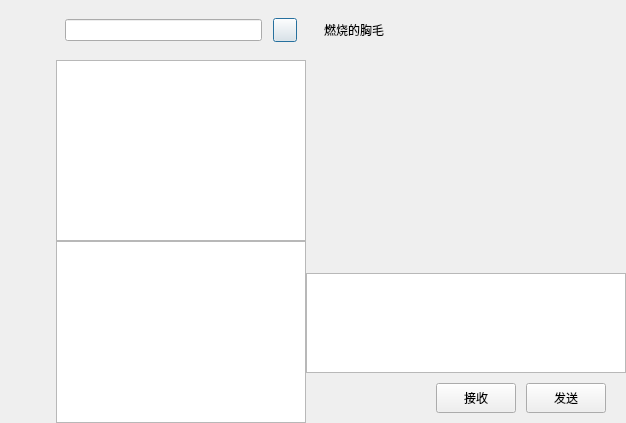
<?xml version="1.0" encoding="UTF-8"?>
<ui version="4.0">
 <class>ChatDialog</class>
 <widget class="QDialog" name="ChatDialog">
  <property name="geometry">
   <rect>
    <x>0</x>
    <y>0</y>
    <width>626</width>
    <height>423</height>
   </rect>
  </property>
  <property name="windowTitle">
   <string>Dialog</string>
  </property>
  <layout class="QHBoxLayout" name="horizontalLayout">
   <property name="spacing">
    <number>0</number>
   </property>
   <property name="leftMargin">
    <number>0</number>
   </property>
   <property name="topMargin">
    <number>0</number>
   </property>
   <property name="rightMargin">
    <number>0</number>
   </property>
   <property name="bottomMargin">
    <number>0</number>
   </property>
   <item>
    <widget class="QWidget" name="side_bar" native="true">
     <property name="sizePolicy">
      <sizepolicy hsizetype="Fixed" vsizetype="Expanding">
       <horstretch>0</horstretch>
       <verstretch>0</verstretch>
      </sizepolicy>
     </property>
     <property name="minimumSize">
      <size>
       <width>56</width>
       <height>0</height>
      </size>
     </property>
     <property name="maximumSize">
      <size>
       <width>56</width>
       <height>16777215</height>
      </size>
     </property>
     <layout class="QVBoxLayout" name="verticalLayout">
      <property name="spacing">
       <number>7</number>
      </property>
      <property name="leftMargin">
       <number>10</number>
      </property>
      <property name="topMargin">
       <number>30</number>
      </property>
      <property name="rightMargin">
       <number>0</number>
      </property>
      <property name="bottomMargin">
       <number>0</number>
      </property>
      <item>
       <widget class="QWidget" name="widget" native="true">
        <layout class="QVBoxLayout" name="verticalLayout_3">
         <property name="spacing">
          <number>30</number>
         </property>
         <property name="leftMargin">
          <number>0</number>
         </property>
         <property name="topMargin">
          <number>0</number>
         </property>
         <property name="rightMargin">
          <number>0</number>
         </property>
         <property name="bottomMargin">
          <number>0</number>
         </property>
         <item>
          <widget class="ClickedLabel" name="side_head_lb">
           <property name="minimumSize">
            <size>
             <width>30</width>
             <height>30</height>
            </size>
           </property>
           <property name="maximumSize">
            <size>
             <width>30</width>
             <height>30</height>
            </size>
           </property>
           <property name="text">
            <string/>
           </property>
          </widget>
         </item>
         <item>
          <widget class="ClickedLabel" name="side_chat_lb">
           <property name="minimumSize">
            <size>
             <width>30</width>
             <height>30</height>
            </size>
           </property>
           <property name="maximumSize">
            <size>
             <width>30</width>
             <height>30</height>
            </size>
           </property>
           <property name="text">
            <string/>
           </property>
          </widget>
         </item>
         <item>
          <widget class="ClickedLabel" name="side_contact_lb">
           <property name="minimumSize">
            <size>
             <width>30</width>
             <height>30</height>
            </size>
           </property>
           <property name="maximumSize">
            <size>
             <width>30</width>
             <height>30</height>
            </size>
           </property>
           <property name="text">
            <string/>
           </property>
          </widget>
         </item>
        </layout>
       </widget>
      </item>
      <item>
       <spacer name="verticalSpacer">
        <property name="orientation">
         <enum>Qt::Vertical</enum>
        </property>
        <property name="sizeHint" stdset="0">
         <size>
          <width>20</width>
          <height>40</height>
         </size>
        </property>
       </spacer>
      </item>
     </layout>
    </widget>
   </item>
   <item>
    <widget class="QWidget" name="chat_user_wid" native="true">
     <property name="minimumSize">
      <size>
       <width>250</width>
       <height>0</height>
      </size>
     </property>
     <property name="maximumSize">
      <size>
       <width>250</width>
       <height>16777215</height>
      </size>
     </property>
     <layout class="QVBoxLayout" name="verticalLayout_2">
      <property name="spacing">
       <number>0</number>
      </property>
      <property name="leftMargin">
       <number>0</number>
      </property>
      <property name="topMargin">
       <number>0</number>
      </property>
      <property name="rightMargin">
       <number>0</number>
      </property>
      <property name="bottomMargin">
       <number>0</number>
      </property>
      <item>
       <widget class="QWidget" name="search_wid" native="true">
        <property name="minimumSize">
         <size>
          <width>0</width>
          <height>60</height>
         </size>
        </property>
        <property name="maximumSize">
         <size>
          <width>16777215</width>
          <height>60</height>
         </size>
        </property>
        <layout class="QHBoxLayout" name="horizontalLayout_2">
         <item>
          <widget class="QLineEdit" name="search_edit"/>
         </item>
         <item>
          <spacer name="horizontalSpacer">
           <property name="orientation">
            <enum>Qt::Horizontal</enum>
           </property>
           <property name="sizeType">
            <enum>QSizePolicy::Fixed</enum>
           </property>
           <property name="sizeHint" stdset="0">
            <size>
             <width>5</width>
             <height>20</height>
            </size>
           </property>
          </spacer>
         </item>
         <item>
          <widget class="ClickedBtn" name="add_btn">
           <property name="maximumSize">
            <size>
             <width>24</width>
             <height>24</height>
            </size>
           </property>
           <property name="text">
            <string/>
           </property>
          </widget>
         </item>
        </layout>
       </widget>
      </item>
      <item>
       <widget class="QListWidget" name="chat_user_list"/>
      </item>
      <item>
       <widget class="QListWidget" name="search_list"/>
      </item>
     </layout>
    </widget>
   </item>
   <item>
    <widget class="QWidget" name="chat_data_wid" native="true">
     <layout class="QVBoxLayout" name="verticalLayout_4">
      <property name="spacing">
       <number>0</number>
      </property>
      <property name="leftMargin">
       <number>0</number>
      </property>
      <property name="topMargin">
       <number>0</number>
      </property>
      <property name="rightMargin">
       <number>0</number>
      </property>
      <property name="bottomMargin">
       <number>0</number>
      </property>
      <item>
       <widget class="QWidget" name="title_wid" native="true">
        <property name="minimumSize">
         <size>
          <width>0</width>
          <height>60</height>
         </size>
        </property>
        <property name="maximumSize">
         <size>
          <width>16777215</width>
          <height>60</height>
         </size>
        </property>
        <layout class="QVBoxLayout" name="verticalLayout_5">
         <item>
          <widget class="QWidget" name="widget_2" native="true">
           <layout class="QHBoxLayout" name="horizontalLayout_3">
            <item>
             <widget class="QLabel" name="label">
              <property name="text">
               <string>燃烧的胸毛</string>
              </property>
             </widget>
            </item>
           </layout>
          </widget>
         </item>
        </layout>
       </widget>
      </item>
      <item>
       <widget class="QWidget" name="chat_data_list" native="true"/>
      </item>
      <item>
       <widget class="QWidget" name="tool_wid" native="true">
        <property name="minimumSize">
         <size>
          <width>0</width>
          <height>40</height>
         </size>
        </property>
        <property name="maximumSize">
         <size>
          <width>16777215</width>
          <height>40</height>
         </size>
        </property>
        <layout class="QHBoxLayout" name="horizontalLayout_4">
         <property name="spacing">
          <number>2</number>
         </property>
         <property name="leftMargin">
          <number>2</number>
         </property>
         <property name="topMargin">
          <number>2</number>
         </property>
         <property name="rightMargin">
          <number>2</number>
         </property>
         <property name="bottomMargin">
          <number>2</number>
         </property>
         <item>
          <spacer name="horizontalSpacer_2">
           <property name="orientation">
            <enum>Qt::Horizontal</enum>
           </property>
           <property name="sizeType">
            <enum>QSizePolicy::Fixed</enum>
           </property>
           <property name="sizeHint" stdset="0">
            <size>
             <width>5</width>
             <height>20</height>
            </size>
           </property>
          </spacer>
         </item>
         <item>
          <widget class="ClickedLabel" name="emo_lb">
           <property name="minimumSize">
            <size>
             <width>25</width>
             <height>25</height>
            </size>
           </property>
           <property name="maximumSize">
            <size>
             <width>25</width>
             <height>25</height>
            </size>
           </property>
           <property name="text">
            <string/>
           </property>
          </widget>
         </item>
         <item>
          <spacer name="horizontalSpacer_4">
           <property name="orientation">
            <enum>Qt::Horizontal</enum>
           </property>
           <property name="sizeType">
            <enum>QSizePolicy::Fixed</enum>
           </property>
           <property name="sizeHint" stdset="0">
            <size>
             <width>5</width>
             <height>20</height>
            </size>
           </property>
          </spacer>
         </item>
         <item>
          <widget class="ClickedLabel" name="file_lb">
           <property name="minimumSize">
            <size>
             <width>25</width>
             <height>25</height>
            </size>
           </property>
           <property name="maximumSize">
            <size>
             <width>25</width>
             <height>25</height>
            </size>
           </property>
           <property name="text">
            <string/>
           </property>
          </widget>
         </item>
         <item>
          <spacer name="horizontalSpacer_3">
           <property name="orientation">
            <enum>Qt::Horizontal</enum>
           </property>
           <property name="sizeHint" stdset="0">
            <size>
             <width>40</width>
             <height>20</height>
            </size>
           </property>
          </spacer>
         </item>
        </layout>
       </widget>
      </item>
      <item>
       <widget class="QTextEdit" name="chatEdit">
        <property name="minimumSize">
         <size>
          <width>0</width>
          <height>100</height>
         </size>
        </property>
        <property name="maximumSize">
         <size>
          <width>16777215</width>
          <height>100</height>
         </size>
        </property>
       </widget>
      </item>
      <item>
       <widget class="QWidget" name="send_wid" native="true">
        <property name="minimumSize">
         <size>
          <width>0</width>
          <height>50</height>
         </size>
        </property>
        <property name="maximumSize">
         <size>
          <width>16777215</width>
          <height>50</height>
         </size>
        </property>
        <layout class="QHBoxLayout" name="horizontalLayout_5">
         <property name="spacing">
          <number>0</number>
         </property>
         <property name="leftMargin">
          <number>0</number>
         </property>
         <property name="topMargin">
          <number>0</number>
         </property>
         <property name="rightMargin">
          <number>0</number>
         </property>
         <property name="bottomMargin">
          <number>0</number>
         </property>
         <item>
          <spacer name="horizontalSpacer_5">
           <property name="orientation">
            <enum>Qt::Horizontal</enum>
           </property>
           <property name="sizeHint" stdset="0">
            <size>
             <width>40</width>
             <height>20</height>
            </size>
           </property>
          </spacer>
         </item>
         <item>
          <widget class="QPushButton" name="receive_btn">
           <property name="maximumSize">
            <size>
             <width>100</width>
             <height>30</height>
            </size>
           </property>
           <property name="text">
            <string>接收</string>
           </property>
          </widget>
         </item>
         <item>
          <spacer name="horizontalSpacer_6">
           <property name="orientation">
            <enum>Qt::Horizontal</enum>
           </property>
           <property name="sizeType">
            <enum>QSizePolicy::Fixed</enum>
           </property>
           <property name="sizeHint" stdset="0">
            <size>
             <width>10</width>
             <height>20</height>
            </size>
           </property>
          </spacer>
         </item>
         <item>
          <widget class="QPushButton" name="send_btn">
           <property name="maximumSize">
            <size>
             <width>100</width>
             <height>30</height>
            </size>
           </property>
           <property name="text">
            <string>发送</string>
           </property>
          </widget>
         </item>
         <item>
          <spacer name="horizontalSpacer_7">
           <property name="orientation">
            <enum>Qt::Horizontal</enum>
           </property>
           <property name="sizeType">
            <enum>QSizePolicy::Fixed</enum>
           </property>
           <property name="sizeHint" stdset="0">
            <size>
             <width>20</width>
             <height>20</height>
            </size>
           </property>
          </spacer>
         </item>
        </layout>
       </widget>
      </item>
     </layout>
    </widget>
   </item>
  </layout>
 </widget>
 <customwidgets>
  <customwidget>
   <class>ClickedLabel</class>
   <extends>QLabel</extends>
   <header>clicked_label.h</header>
  </customwidget>
  <customwidget>
   <class>ClickedBtn</class>
   <extends>QPushButton</extends>
   <header location="global">clicked_btn.h</header>
  </customwidget>
 </customwidgets>
 <resources/>
 <connections/>
</ui>
